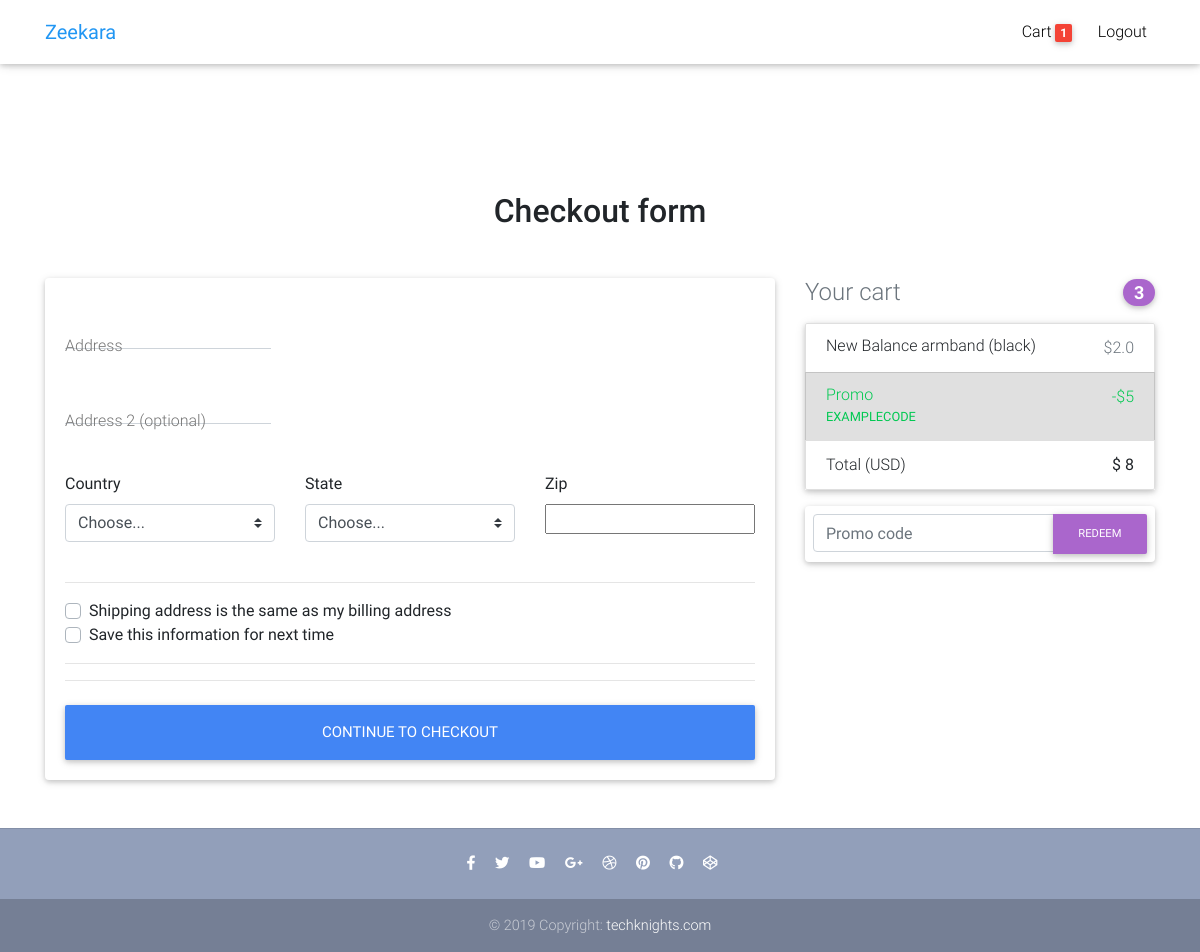
The app's page /checkout/ (signed in), older data.
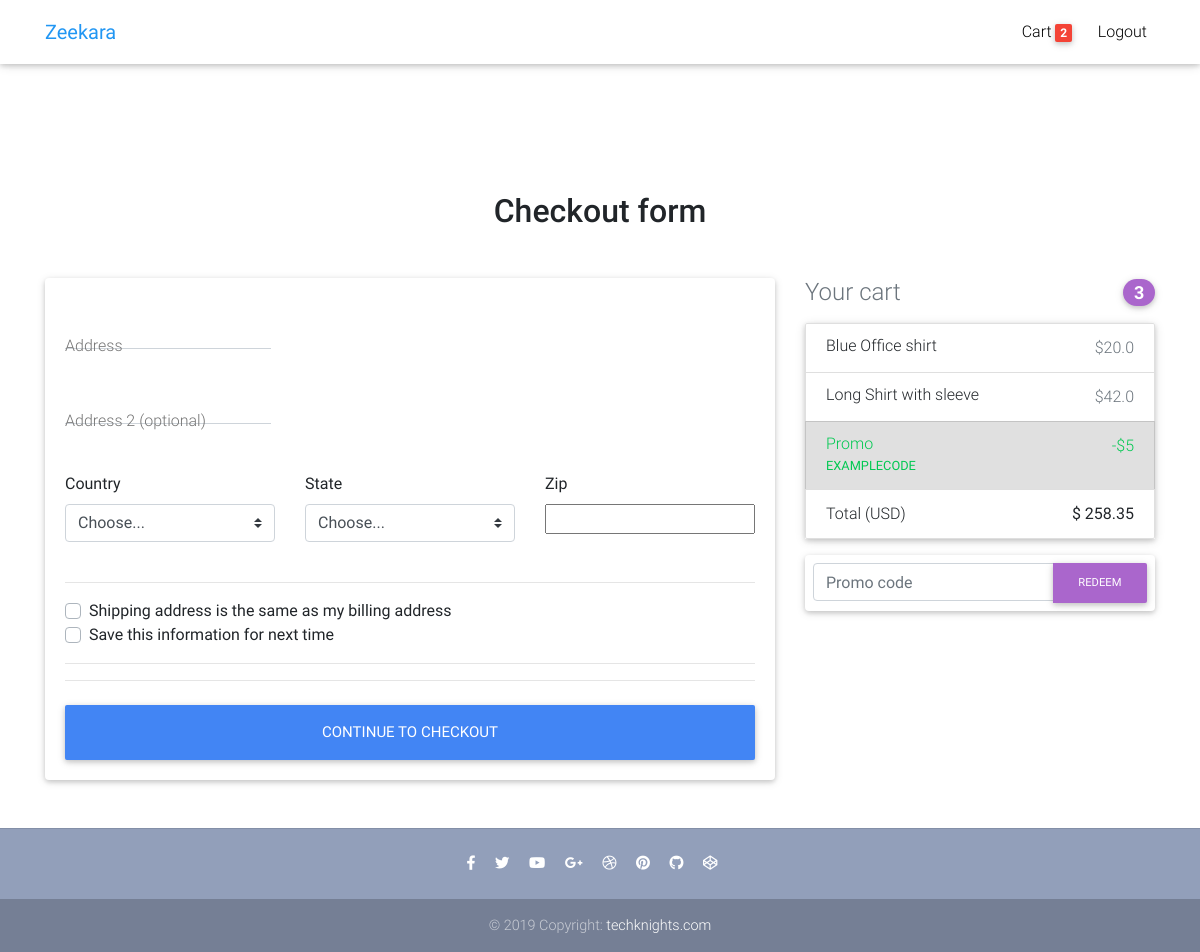
The same page, newer data.
### core/models.py (models this page shows, shortened)
class Order(models.Model):
    user = models.ForeignKey(settings.AUTH_USER_MODEL, on_delete=models.CASCADE)
    items = models.ManyToManyField(OrderItem)
    start_date = models.DateTimeField(auto_now_add=True)
    ordered_date = models.DateTimeField()
    ordered = models.BooleanField(default=False)
    def get_total(self):
        total = 0
        for order_item in self.items.all():
            total += order_item.get_final_price()
        return round(total, 2)

class OrderItem(models.Model):
    user = models.ForeignKey(settings.AUTH_USER_MODEL, on_delete=models.CASCADE)
    ordered = models.BooleanField(default=False)
    item = models.ForeignKey(Item, on_delete=models.CASCADE)
    quantity = models.IntegerField(default=1)
    def get_total_price(self):
        return round(self.quantity * self.item.price, 2)
    def get_total_discount_price(self):
        return round(self.quantity * self.item.discount_price, 2)
    def get_final_price(self):
        if self.item.discount_price:
            return self.get_total_discount_price()
        return round(self.get_total_price())

class Item(models.Model):
    title = models.CharField(max_length=50)
    price = models.FloatField()
    discount_price = models.FloatField(blank=True, null=True)
    category = models.CharField(choices=CATERGORY_CHOICES, max_length=50, default="S")
    label = models.CharField(choices=LABEL_CHOICES, max_length=1, default="P")
    description = models.TextField(
        default="Lorem ipsum dolor sit amet consectetur adipisicing elit. Quidem id asperiores soluta aut sunt, recusandae sit iusto?"
    )

### core/views.py (the view, shortened to what this page needs)
# urls.py: path("checkout/", checkoutView.as_view(), name="checkout"),
class checkoutView(View):
    def get(self, *args, **kwargs):
        form = CheckoutForm()
        order = Order.objects.get(user=self.request.user, ordered=False)
        context = {
            "form": form,
            "object": order
        }
        return render(self.request, "checkout.html", context)

### core/forms.py
class CheckoutForm(forms.Form):
    street_address = forms.CharField()
    city = forms.CharField(required=False)
    country = forms.CharField()
    zip = forms.CharField()
    same_billing_address = forms.BooleanField(widget=forms.CheckboxInput())
    save_info = forms.BooleanField(widget=forms.CheckboxInput())
    payment_option = forms.ChoiceField(widget=forms.RadioSelect, choices=PAYMENT_CHOICES)

### core/templatetags/cart_template_tags.py (called while the page is built)
@register.filter
def cart_item_count(user):
    if user.is_authenticated:
        qs = Order.objects.filter(user=user, ordered=False)
        if qs.exists():
            return qs[0].items.count()
    else:
        return 0

### templates/checkout.html (shortened to what this page needs)
{% extends 'base.html' %}
{% block content %}
<main class="mt-5 pt-4">
  <div class="container wow fadeIn">
    <h2 class="my-5 h2 text-center">Checkout form</h2>
    <div class="row">
      <div class="col-md-8 mb-4">
        <div class="card">
          <form class="card-body">
            <div class="md-form mb-5">
                     {{ form.street_address }}
              <label for="address" class="">Address</label>
            </div>
            <div class="md-form mb-5">
              {{ form.city }}
              <label for="address-2" class="">Address 2 (optional)</label>
            </div>
            <div class="row">
              <div class="col-lg-4 col-md-12 mb-4">
                <label for="country">Country</label>
                <select class="custom-select d-block w-100" id="country" required>
                  <option value="">Choose...</option>
                </select>
              </div>
              <div class="col-lg-4 col-md-6 mb-4">
                <label for="state">State</label>
                <select class="custom-select d-block w-100" id="state" required>
                  <option value="">Choose...</option>
                </select>
              </div>
              <div class="col-lg-4 col-md-6 mb-4">
                <label for="zip">Zip</label>
                 {{ form.zip }}
              </div>
            </div>
            <hr>
            <div class="custom-control custom-checkbox">
              <label class="custom-control-label" for="same-address">Shipping address is the same as my billing
                address</label>
            </div>
            <div class="custom-control custom-checkbox">
              <label class="custom-control-label" for="save-info">Save this information for next time</label>
            </div>
            <hr>
            <hr class="mb-4">
            <button class="btn btn-primary btn-lg btn-block" type="submit">Continue to checkout</button>
          </form>
        </div>
      </div>
      <div class="col-md-4 mb-4">
        <h4 class="d-flex justify-content-between align-items-center mb-3">
          <span class="text-muted">Your cart</span>
          <span class="badge badge-secondary badge-pill">3</span>
        </h4>
        <ul class="list-group mb-3 z-depth-1">
          {% for order_item in object.items.all %}
          <li class="list-group-item d-flex justify-content-between lh-condensed">
            <div>
              <h6 class="my-0">{{ order_item.item.title }}</h6>
            </div>
            <span class="text-muted">${{ order_item.item.price }}</span>
          </li>
          {% endfor %}
          <li class="list-group-item d-flex justify-content-between bg-light">
            <div class="text-success">
              <h6 class="my-0">Promo</h6>
              <small>EXAMPLECODE</small>
            </div>
            <span class="text-success">-$5</span>
          </li>
          <li class="list-group-item d-flex justify-content-between">
            <span>Total (USD)</span>
            <strong>$ {{object.get_total }}</strong>
          </li>
        </ul>
        <form class="card p-2">
          <div class="input-group">
            <input type="text" class="form-control" placeholder="Promo code" aria-label="Recipient's username"
              aria-describedby="basic-addon2">
            <div class="input-group-append">
              <button class="btn btn-secondary btn-md waves-effect m-0" type="button">Redeem</button>
            </div>
          </div>
        </form>
      </div>
    </div>
  </div>
</main>
{% endblock content %}

### templates/navbar.html (shortened to what this page needs)
{% load cart_template_tags %}
<nav class="navbar fixed-top navbar-expand-lg navbar-light white scrolling-navbar">
    <div class="container">
        <a class="navbar-brand waves-effect" href="{% url 'core:home' %}">
            <strong class="blue-text">Zeekara</strong>
        </a>
        <div class="collapse navbar-collapse" id="navbarSupportedContent">
            <ul class="navbar-nav nav-flex-icons">
                {% if request.user.is_authenticated %}
                <li class="nav-item">
                    <a href={% url 'core:order-summary' %} class="nav-link waves-effect">
                        <span class="clearfix d-none d-sm-inline-block"> Cart </span>
                        <span class="badge red z-depth-1"> {{request.user|cart_item_count}}  </span>
                    </a>
                </li>
                <li class="nav-item">
                    <a class="nav-link waves-effect" href=" {% url 'account_logout' %} ">
                        <span class=" clearfix d-none d-sm-inline-block"> Logout </span>
                    </a>
                </li>
                {% endif %}
            </ul>
        </div>
    </div>
</nav>

Row changes from the older to the newer data that the page shows:
removed OrderItem: item "New Balance armband (black)", item.price "2.0"
added OrderItem: item "Blue Office shirt", item.price "20.0"
added OrderItem: item "Long Shirt with sleeve", item.price "42.0"
changed Order: get_total "8" → "258.35"
Text that changed along with them:
{{ request.user|cart_item_count }}: "1" → "2"
